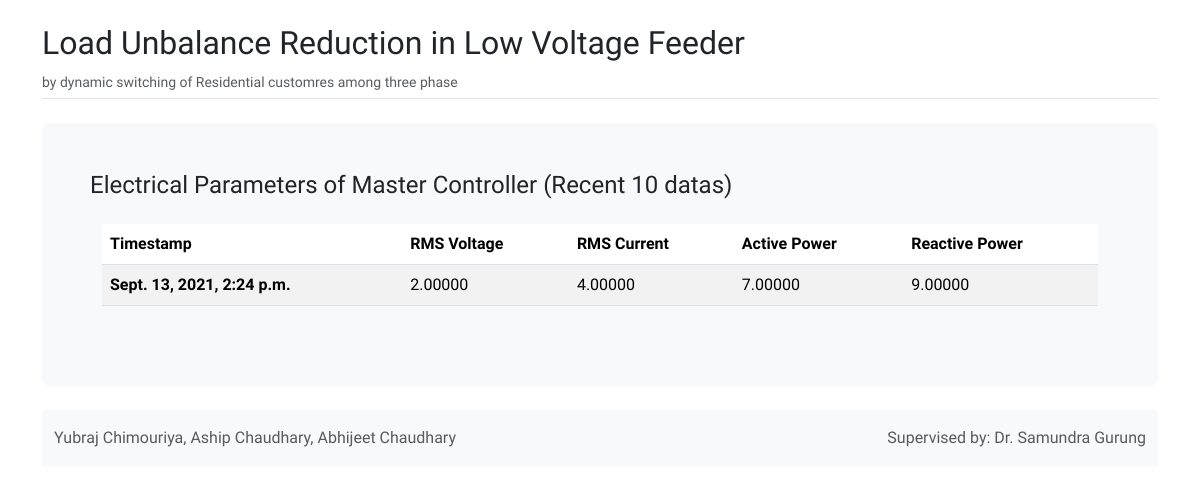
/controller/detail/1/, run on an earlier commit of the app's database.
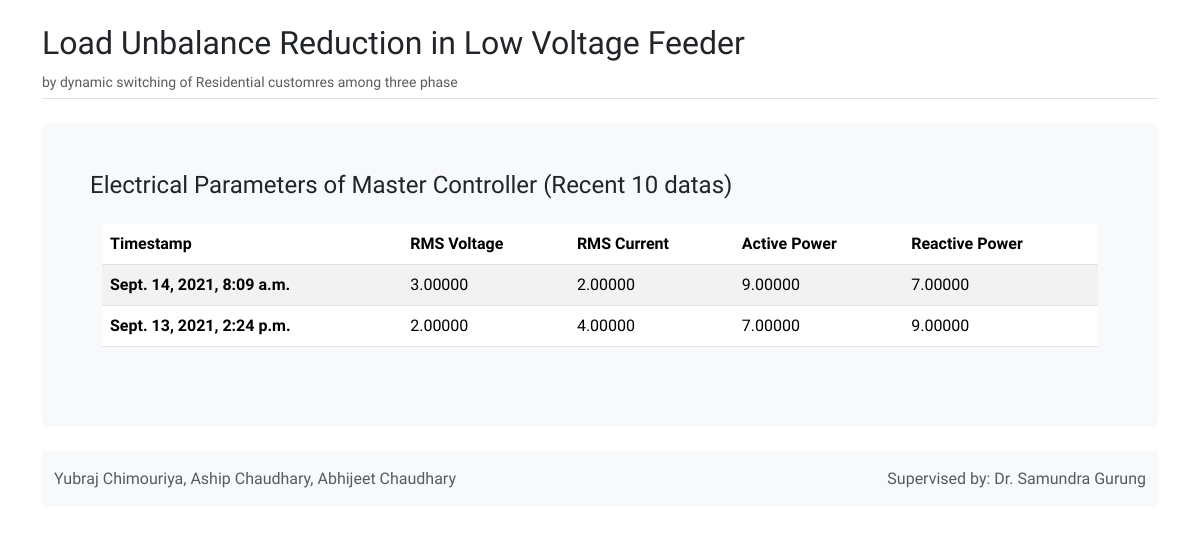
And on a later commit of the database.
### controller/models.py (models this page shows, shortened)
class Controller(models.Model):
    name = models.CharField(db_index=True, max_length=200)
    created = models.DateTimeField(auto_now_add=True)
    updated = models.DateTimeField(auto_now=True)
    class Meta:
        ordering = ('created',)

class ElectricalParameters(models.Model):
    rms_voltage = models.DecimalField(max_digits=10, decimal_places=5)
    rms_current = models.DecimalField(max_digits=10, decimal_places=5)
    active_power = models.DecimalField(max_digits=10, decimal_places=5)
    reactive_power = models.DecimalField(max_digits=10, decimal_places=5)
    phase_connection = models.CharField(max_length=1, blank=True)
    controller = models.ForeignKey(Controller, on_delete=models.CASCADE, related_name='parameters')
    created = models.DateTimeField(auto_now_add=True)
    updated = models.DateTimeField(auto_now=True)
    class Meta:
        ordering = ('controller','-created',)

### controller/views.py (the view)
# urls.py: path('detail/<int:controller_id>/', views.view_controller_detail, name='controller_detail'),
def view_controller_detail(request, controller_id):
    controller = get_object_or_404(Controller, id=controller_id)
    parameters = ElectricalParameters.objects.filter(controller=controller)[:10]
    master = False
    if controller_id == 1:
        master = True
    return render(request,
                'controller/detail.html',
                {'controller': controller,
                'parameters': parameters,
                'master': master})

### controller/templates/controller/detail.html (shortened to what this page needs)
{% extends 'base/base.html' %}
{% load static %}
{% block content %}
<h4>Electrical Parameters of {{ controller.name }} (Recent 10 datas)</h4>
<div class="container-fluid py-3">
    <table class="table table-striped">
        <thead>
          <tr>
            <th scope="col">Timestamp</th>
            <th scope="col">RMS Voltage</th>
            <th scope="col">RMS Current</th>
            <th scope="col">Active Power</th>
            <th scope="col">Reactive Power</th>
          </tr>
        </thead>
        <tbody>
            {% for param in parameters %}
            <tr>
                <th scope="row">{{ param.created }}</th>
                <td>{{ param.rms_voltage }}</td>
                <td>{{ param.rms_current }}</td>
                <td>{{ param.active_power }}</td>
                <td>{{ param.reactive_power }}</td>
            </tr>
            {% endfor %}
        </tbody>
    </table>
</div>
{% endblock %}

### base/templates/base/base.html (shortened to what this page needs)
{% load bootstrap5 %}
{% load static %}
{% load fontawesome_5 %}
<!DOCTYPE html>
<html lang="en">
<head>
    {% bootstrap_css %}
    {% fontawesome_5_static %}
    <link rel="stylesheet" type="text/css" href="{% static 'base/css/base.css' %}" />
</head>
<body>
    <main>
        <div class="container py-4">
            <header class="pb-1 mb-4 border-bottom">
                <h2>Load Unbalance Reduction in Low Voltage Feeder</h2>
                <small class="text-muted">by dynamic switching of Residential customres among three phase</small>
            </header>
            <div class="p-5 mb-4 bg-light rounded-3">
                {% block content %} {% endblock %}
              </div>
            <footer class="footer mt-auto py-3 bg-light">
            <div class="container">
                <span class="text-muted inline">Yubraj Chimouriya, Aship Chaudhary, Abhijeet Chaudhary</span>
                <span class="text-muted inline" style="float: right;">Supervised by: Dr. Samundra Gurung</span>
            </div>
            </footer>
        </div>
    </main>
</body>
</html>

### base/static/base/css/base.css (style rules this page uses)
* { margin: 0; padding: 0; box-sizing: border-box; }
body { font-family: Fjalla One; }

What changed in the data, as far as the page shows it:
added ElectricalParameters: created "Sept. 14, 2021, 8:09 a.m.", rms_voltage "3.00000", rms_current "2.00000", active_power "9.00000", reactive_power "7.00000"
